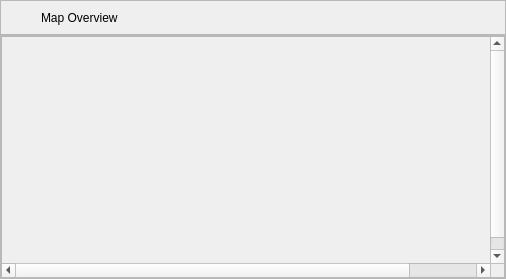
<?xml version="1.0" encoding="UTF-8"?>
<!--
 Generated by Qt.

 Copyright (C) Sapura Secured Technologies, 2016-2023. All Rights Reserved.

 @file
 @version $Id: GisMapOverview.ui 1791 2023-12-07 01:44:11Z rosnin $
-->
<ui version="4.0">
 <class>GisMapOverview</class>
 <widget class="QWidget" name="GisMapOverview">
  <property name="maximumSize">
   <size>
    <width>16777215</width>
    <height>300</height>
   </size>
  </property>
  <layout class="QVBoxLayout" name="mainLayout">
   <property name="spacing">
    <number>0</number>
   </property>
   <property name="leftMargin">
    <number>0</number>
   </property>
   <property name="topMargin">
    <number>0</number>
   </property>
   <property name="rightMargin">
    <number>0</number>
   </property>
   <property name="bottomMargin">
    <number>0</number>
   </property>
   <item>
    <widget class="QFrame" name="titleFrame">
     <property name="sizePolicy">
      <sizepolicy hsizetype="Preferred" vsizetype="Preferred">
       <horstretch>0</horstretch>
       <verstretch>0</verstretch>
      </sizepolicy>
     </property>
     <property name="maximumSize">
      <size>
       <width>16777215</width>
       <height>37</height>
      </size>
     </property>
     <property name="frameShape">
      <enum>QFrame::StyledPanel</enum>
     </property>
     <property name="frameShadow">
      <enum>QFrame::Raised</enum>
     </property>
     <layout class="QHBoxLayout" name="titleLayout">
      <property name="spacing">
       <number>5</number>
      </property>
      <property name="leftMargin">
       <number>5</number>
      </property>
      <property name="topMargin">
       <number>5</number>
      </property>
      <property name="rightMargin">
       <number>5</number>
      </property>
      <property name="bottomMargin">
       <number>5</number>
      </property>
      <item>
       <widget class="QLabel" name="iconLabel">
        <property name="maximumSize">
         <size>
          <width>30</width>
          <height>30</height>
         </size>
        </property>
        <property name="pixmap">
         <pixmap resource="Resources.qrc">:/Images/images/icon_map.png</pixmap>
        </property>
        <property name="scaledContents">
         <bool>true</bool>
        </property>
       </widget>
      </item>
      <item>
       <widget class="QLabel" name="titleLabel">
        <property name="text">
         <string>Map Overview</string>
        </property>
       </widget>
      </item>
      <item>
       <widget class="QToolButton" name="hideTbtn">
        <property name="icon">
         <iconset resource="Resources.qrc">
          <normaloff>:/Images/images/icon_upward.png</normaloff>
          <normalon>:/Images/images/icon_downward.png</normalon>:/Images/images/icon_upward.png</iconset>
        </property>
        <property name="checkable">
         <bool>true</bool>
        </property>
        <property name="autoRaise">
         <bool>true</bool>
        </property>
       </widget>
      </item>
     </layout>
    </widget>
   </item>
   <item>
    <widget class="QFrame" name="overviewFrame">
     <property name="frameShape">
      <enum>QFrame::StyledPanel</enum>
     </property>
     <property name="frameShadow">
      <enum>QFrame::Raised</enum>
     </property>
     <layout class="QVBoxLayout" name="frameLayout">
      <property name="spacing">
       <number>0</number>
      </property>
      <property name="leftMargin">
       <number>0</number>
      </property>
      <property name="topMargin">
       <number>0</number>
      </property>
      <property name="rightMargin">
       <number>0</number>
      </property>
      <property name="bottomMargin">
       <number>0</number>
      </property>
      <item>
       <widget class="QScrollArea" name="scrollArea">
        <property name="sizePolicy">
         <sizepolicy hsizetype="Expanding" vsizetype="Expanding">
          <horstretch>0</horstretch>
          <verstretch>0</verstretch>
         </sizepolicy>
        </property>
        <property name="sizeAdjustPolicy">
         <enum>QAbstractScrollArea::AdjustToContents</enum>
        </property>
        <property name="widgetResizable">
         <bool>false</bool>
        </property>
        <widget class="QWidget" name="scrollAreaWidget">
         <property name="geometry">
          <rect>
           <x>0</x>
           <y>0</y>
           <width>570</width>
           <height>240</height>
          </rect>
         </property>
         <property name="sizePolicy">
          <sizepolicy hsizetype="Expanding" vsizetype="Expanding">
           <horstretch>0</horstretch>
           <verstretch>0</verstretch>
          </sizepolicy>
         </property>
         <layout class="QVBoxLayout" name="scrollLayout">
          <property name="spacing">
           <number>0</number>
          </property>
          <property name="leftMargin">
           <number>0</number>
          </property>
          <property name="topMargin">
           <number>0</number>
          </property>
          <property name="rightMargin">
           <number>0</number>
          </property>
          <property name="bottomMargin">
           <number>0</number>
          </property>
          <item>
           <layout class="QVBoxLayout" name="mapLayout">
            <property name="spacing">
             <number>0</number>
            </property>
           </layout>
          </item>
         </layout>
        </widget>
       </widget>
      </item>
     </layout>
    </widget>
   </item>
  </layout>
 </widget>
 <resources>
  <include location="Resources.qrc"/>
 </resources>
 <connections/>
</ui>
